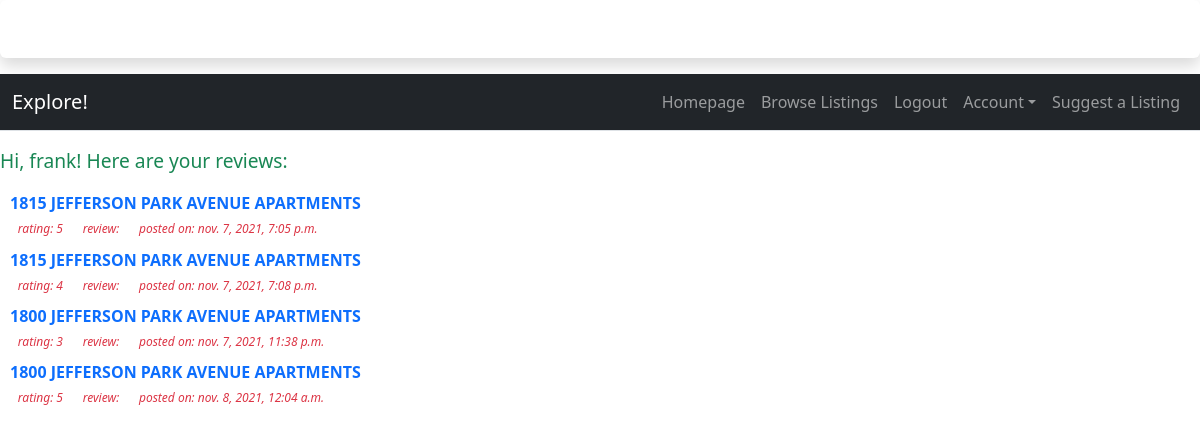
/housing/manage_reviews/ (signed in), run on the app's committed database.
### housing/models.py (models this page shows, shortened)
class Review(models.Model):
    house = models.ForeignKey(StudentHousing, on_delete=models.CASCADE)
    rating = models.IntegerField(default=0)
    comment = models.TextField(max_length=200, default="")
    pub_date = models.DateTimeField('date published')

class StudentHousing(models.Model):
    name = models.CharField(max_length=200)
    distToGrounds = models.FloatField(default=0)
    parking = models.BooleanField()
    minCost = models.IntegerField(default=0)
    maxCost = models.IntegerField(default=0)
    location = models.TextField(max_length=200, null=True)
    landlordEmail = models.CharField(max_length=200, null=True)
    landlordPhone = models.CharField(max_length=200, null=True)
    amenities = models.TextField(max_length=200, null=True)
    deadline = models.CharField(max_length=200, null=True)
    averageRating = models.FloatField(default=0)
    address = models.TextField(max_length=200, null=True)
    image = models.ImageField(blank=True, null=True) #makes it optional to include an image
    lat = models.FloatField(blank=True, null=True) #leave blank
    long = models.FloatField(blank=True, null=True) #leave blank
    def __str__(self):
        return self.name

### housing/views.py (the view)
# urls.py: path('manage_reviews/', views.user_review_list, name='review_list'),
def user_review_list(request):
    review_list = Review.objects.filter(id__in=User.objects.get(email=request.user.email).userreview_set.values_list('review_id', flat=True))
    context = {'review_list': review_list}
    return render(request, 'housing/userReviewList.html', context)

### housing/templates/housing/userReviewList.html (shortened to what this page needs)
<!doctype html>
{% load bootstrap5 %}
{% bootstrap_css %}
{% load socialaccount %}
<div style="width: 100%" class="shadow p-2 mb-3 bg-body rounded text-white">
    <h3 class="font-monospace text-center">Housing for UVA Students by B-07!</h3>
</div>
<nav class="navbar navbar-expand-lg navbar-dark bg-dark border-bottom box-shadow mb-3">
    <div class="container-fluid">
        <a class="navbar-brand">Explore!</a>
        <div class="collapse navbar-collapse justify-content-end" id="navbarNav">
            <ul class="navbar-nav">
                <li class="nav-item">
                    <a class="nav-link" href="{% url 'index' %}">Homepage</a>
                </li>
                <li class="nav-item">
                    <a class="nav-link" href="{% url 'housing:studentHousingList' %}">Browse Listings</a>
                </li>
                {% if user.is_authenticated %}
                <li class="nav-item">
                    <a class="nav-link" href="{% url 'housing:logout' %}">Logout</a>
                </li>
                <li class="nav-item dropdown">
                    <a class="nav-link dropdown-toggle" data-bs-toggle="dropdown" href="#" role="button" id="dropdownMenuLink" aria-haspopup="true" aria-expanded="false">Account</a>
                </li>
                <li class="nav-item">
                    <a class="nav-link" href="{% url 'housing:submission' %}">Suggest a Listing</a>
                </li>
                {% else %}
                <li class="nav-item">
                    <a class="nav-link" href="{% provider_login_url 'google' %}">Login</a>
                </li>
                {% endif %}
            </ul>
        </div>
    </div>
</nav>
{% if user.is_authenticated %}
<div style="width: 400px; font-size:120%">
    <p class="text-success">Hi, {{ user.username }}! Here are your reviews:</p>
</div>
{% endif %}
{% if review_list %}
    <dl style="margin-left: 10px">
    {% for review in review_list %}
        <dt class="text-uppercase fw-bolder"><a style="text-decoration:none" href="{% url 'housing:detail' review.house.id %}"><strong>{{ review.house }}</strong></a></dt>
        <dd class="badge bg-white text-danger text-primary text-lowercase fw-light"><em>Rating: {{ review.rating }}</em></dd>
        <dd class="badge bg-white text-danger text-primary text-lowercase fw-light"><em>Review: {{ review.comment }}</em></dd>
        <dd class="badge bg-white text-danger text-primary text-lowercase fw-light"><em>Posted on: {{ review.pub_date }}</em></dd>
        <br>
    {% endfor %}
    </dl>
{% else %}
    <p>No reviews available.</p>
{% endif %}

### data on the page
Review: house "1815 JEFFERSON PARK AVENUE APARTMENTS", rating "5", pub_date "nov. 7, 2021, 7:05 p.m."
Review: house "1815 JEFFERSON PARK AVENUE APARTMENTS", rating "4", pub_date "nov. 7, 2021, 7:08 p.m."
Review: house "1800 JEFFERSON PARK AVENUE APARTMENTS", rating "3", pub_date "nov. 7, 2021, 11:38 p.m."
Review: house "1800 JEFFERSON PARK AVENUE APARTMENTS", rating "5", pub_date "nov. 8, 2021, 12:04 a.m."

### other printed values
{{ user.username }} "frank"
